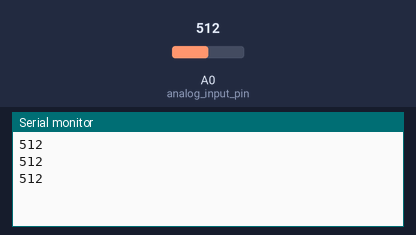
This sketch was run on a simulated Arduino Uno, built with avr-gcc and run on an emulated ATmega328P. Shown: the last lines printed to the serial monitor. Inputs (shaded band) come from the test bench; at power-on: A0 (analog_input_pin) = 512.

Above: at 1.3 s.
1.4 s: A0 (analog_input_pin) set to 716
At 1.9 s:
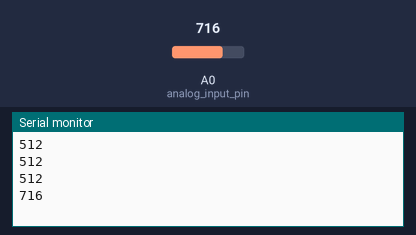
2.9 s: A0 (analog_input_pin) set to 900
At 3.4 s:
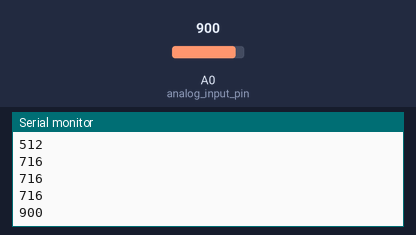
Timing chart, 0 to 5.9 s (numbered marks = the images above; inputs shaded):
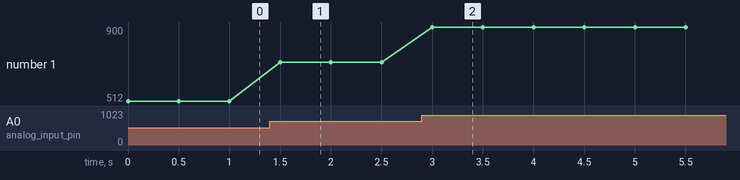

Measured:
- after the input at 1.4 s, the serial monitor: prints a new line after 0.10 s (image 1)
- after the input at 2.9 s, the serial monitor: prints a new line after 0.10 s (image 2)
- plotted number 1: 512 → 716 after the input at 1.4 s, 716 → 900 after the input at 2.9 s

The sketch:

test_processingSerial.ino
```cpp
uint16_t analog_input_pin = 0;
uint16_t analog_input_val = 0;


void setup()
{
//initialize serial communications at a 9600 baud rate
  //Serial.end();
  Serial.begin(9600);
}


void loop()
{
  int minVal = 20;
  analog_input_val = analogRead(analog_input_pin);
  if (analog_input_val > minVal)
  {
   Serial.println(analog_input_val);
  }


  //wait 100 milliseconds so we don't drive ourselves crazy
  delay(500);

}

// with a 10k Ohm resistor, values are btw 30 and 1100.
```
